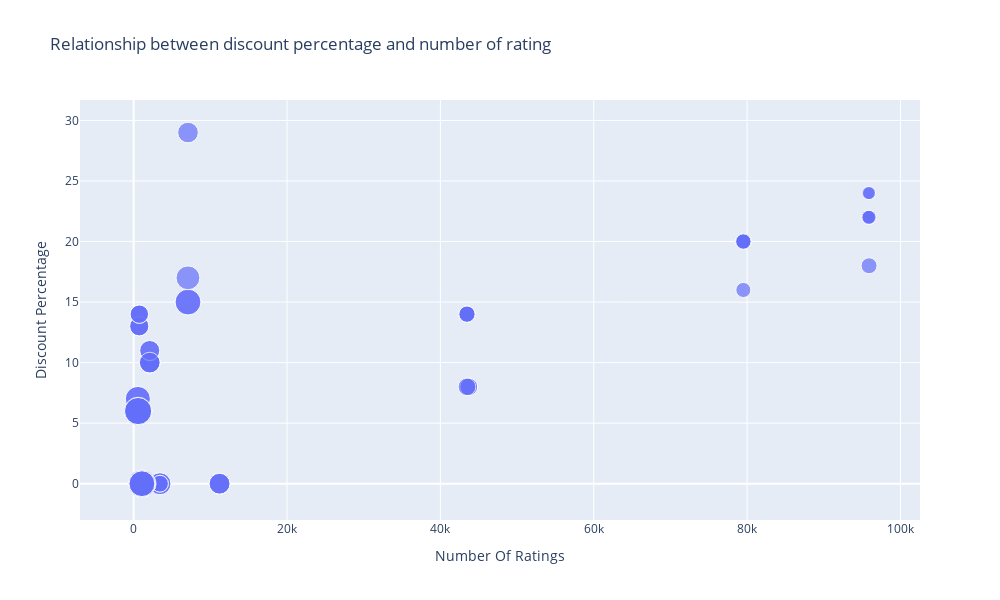

Notebook code cell kept with this figure:
### Code cell
figure=px.scatter(data_frame=data, x="Number Of Ratings",
                 y="Discount Percentage", size="Sale Price",
                 title="Relationship between discount percentage and number of rating",height=600, width=1000)
figure.show()

### Figure 1 — Plotly figure (JSON) as saved in the notebook; plotly's stock layout.template omitted (floating-point values rounded to 4 significant figures)
{"data": [{"hovertemplate": "Number Of Ratings=%{x}<br>Discount Percentage=%{y}<br>Sale Price=%{marker.size}<extra></extra>", "legendgroup": "", "marker": {"color": "#636efa", "size": [49900, 84900, 84900, 77000, 77000, 49900, 49900, 77000, 89900, 41999, 39999, 41999, 41999, 41999, 131900, 117100, 131900, 117100, 74999, 117900, 117100, 117900, 99900, 44999, 140900, 130900, 64900, 120900, 59900, 75900, 110900, 130900, 120900, 64900, 64900, 75900, 75900, 120900, 59900, 120900, 75900, 140900, 70900, 70900, 75900, 59900, 110900, 120900, 130900, 130900, 54999, 54999, 29999, 34999, 34999, 34999, 54999, 29999, 46999, 46999, 46999, 46999], "sizemode": "area", "sizeref": 352.2, "symbol": "circle"}, "mode": "markers", "name": "", "orientation": "v", "showlegend": false, "type": "scatter", "x": [3431, 3431, 3431, 11202, 11202, 3431, 3431, 11202, 1454, 79512, 79512, 79582, 79512, 79512, 1078, 1078, 1078, 1078, 7088, 7088, 1078, 7088, 7081, 95909, 542, 580, 740, 545, 740, 2101, 545, 580, 580, 730, 730, 2101, 2101, 580, 740, 580, 2092, 545, 2101, 2092, 2101, 740, 545, 580, 580, 580, 43707, 43707, 95807, 95909, 95807, 95909, 43470, 95909, 43470, 43470, 43470, 43470], "xaxis": "x", "y": [0, 0, 0, 0, 0, 0, 0, 0, 0, 20, 16, 20, 20, 20, 0, 0, 0, 0, 29, 15, 0, 15, 17, 18, 6, 6, 13, 6, 14, 10, 7, 6, 6, 13, 13, 10, 10, 6, 14, 6, 10, 6, 11, 11, 10, 14, 7, 6, 6, 6, 8, 8, 24, 22, 22, 22, 8, 24, 14, 14, 14, 14], "yaxis": "y"}], "layout": {"height": 600, "legend": {"itemsizing": "constant", "tracegroupgap": 0}, "title": {"text": "Relationship between discount percentage and number of rating"}, "width": 1000, "xaxis": {"anchor": "y", "autorange": true, "domain": [0, 1], "range": [-6998.0, 102600.0], "title": {"text": "Number Of Ratings"}, "type": "linear"}, "yaxis": {"anchor": "x", "autorange": true, "domain": [0, 1], "range": [-2.998, 31.69], "title": {"text": "Discount Percentage"}, "type": "linear"}}}
